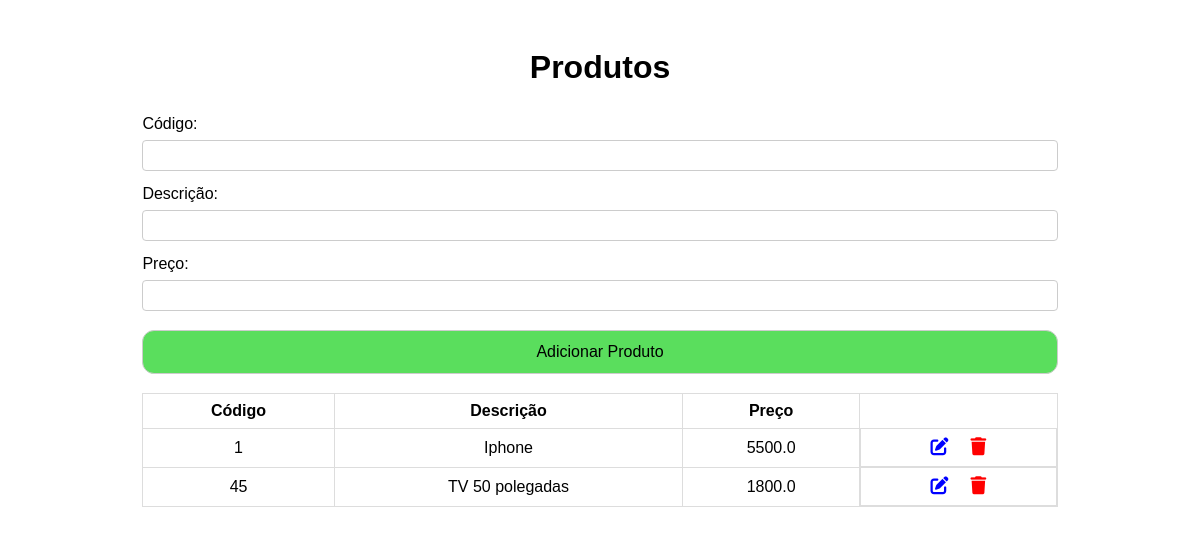
The page / on the database its author committed.
### tables this page shows
CREATE TABLE products (
        code INTEGER PRIMARY KEY,
        description TEXT NOT NULL,
        price REAL NOT NULL
    );

### app.py (the view)
@app.route('/')
def index():
    products = query_db('select * from products')
    return render_template('index.html', products=products)

### app.py (called while the page is built)
def query_db(query, args=(), one=False):
    with sqlite3.connect(DATABASE) as conn:
        cur = conn.cursor()
        cur.execute(query, args)
        rv = cur.fetchall()
        return (rv[0] if rv else None) if one else rv

### templates/index.html
{% extends 'layout.html' %}
{% block content %}
<h1 class="title">Produtos</h1>
<form class="form__products" action="/add" method="post">
    <label class="form__products-label" for="code">Código:</label>
    <input class="form__products-input" type="text" name="code" required>
    <label class="form__products-label" for="description">Descrição:</label>
    <input class="form__products-input" type="text" name="description" required>
    <label class="form__products-label" for="price">Preço:</label>
    <input class="form__products-input" type="text" name="price" required>
    <button class="form__products-btn" type="submit">Adicionar Produto</button>
</form>
<table class="product__table">
    <tr>
        <th>Código</th>
        <th>Descrição</th>
        <th>Preço</th>
    </tr>
    {% for product in products %}
    <tr>
        <td>{{ product[0] }}</td>
        <td>{{ product[1] }}</td>
        <td>{{ product[2] }}</td>
        <td class="product__table-actions">
            <a class="product__table-action--update" href="{{ url_for('update_product', code=product[0]) }}">
                <i class="fa-solid fa-pen-to-square"></i>
            </a>
            <a class="product__table-action--delete" href="{{ url_for('delete_product', code=product[0]) }}" onclick="return confirm('Você tem certeza?')">
                <i class="fa-solid fa-trash"></i>
            </a>
        </td>
    </tr>
    {% endfor %}
</table>
{% endblock %}

### templates/layout.html (shortened to what this page needs)
<!DOCTYPE html>
<html lang="en">
<head>
    <link rel="stylesheet" href="{{ url_for('static', filename='css/styles.css') }}">
    <link rel="stylesheet" href="https://cdnjs.cloudflare.com/ajax/libs/font-awesome/6.4.2/css/all.min.css" />
</head>
<body>
    <div class="container">
        {% block content %}{% endblock %}
    </div>
</body>
</html>

### static/css/styles.css (style rules this page uses)
body { font-family: Arial, sans-serif; padding: 20px; }
.container { width: 80%; margin: 0 auto; }
.title { text-align: center; }
.form__products { display: flex; flex-direction: column; gap: 7px; }
.form__products-label { margin-top: 7px; }
.form__products-input { padding: 7px; border: 1px solid #ccc; border-radius: 4px; }
.form__products-btn { margin: 12px 0 19px 0; padding: 12px 7px; border: 1px solid #ccc; cursor: pointer; font-size: 16px; background-color: #5ade5d; border-radius: 12px; }
.product__table { width: 100%; border-collapse: collapse; }
.product__table-actions { display: flex; justify-content: center; gap: 22px; }
.product__table-action--update { color: rgb(0, 0, 255); font-size: 18px; }
.product__table-action--delete { color: rgb(255, 0, 0); font-size: 18px; }
table, th, td { border: 1px solid #ddd; }
th, td { padding: 8px 12px; }
td { text-align: center; }

### rows shown on the page
products: code "1", description "Iphone", price "5500.0"
products: code "45", description "TV 50 polegadas", price "1800.0"
